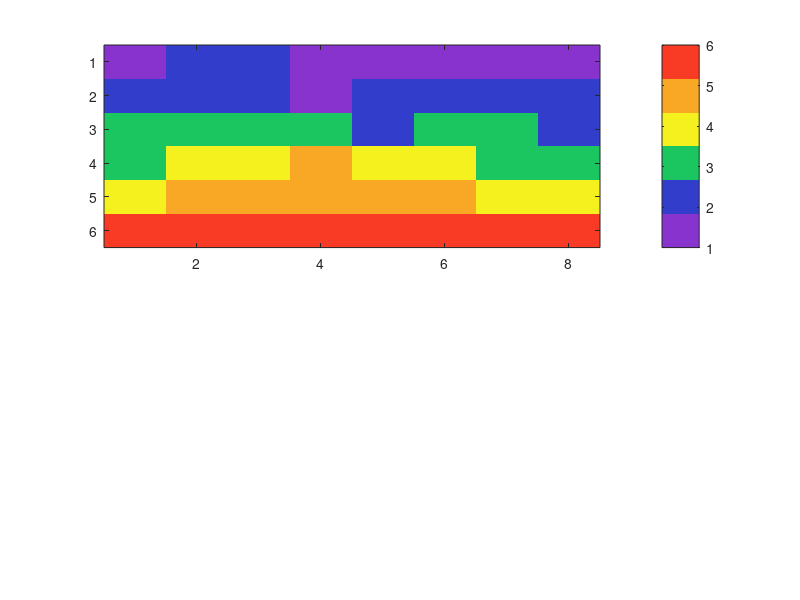

Source code (MATLAB): (Note: this script raises an error after producing the figure.)
data = [1 2 2 1 1 1 1 1; 2 2 2 1 2 2 2 2; 3 3 3 3 2 3 3 2; 3 4 4 5 4 4 3 3; 4 5 5 5 5 5 4 4; 6 6 6 6 6 6 6 6];
%http://stackoverflow.com/questions/3942892/how-do-i-visualize-a-matrix-with-colors-and-values-displayed
fig = figure;
handle1 = subplot(2, 1, 1);
imagesc(data);   

% purple 136, 51, 206
% blue 51, 61, 204
% green 27, 198, 96
% yellow 244, 241, 31
% orange 249, 168, 37
% red 249, 58, 36

cmap = zeros(6 , 3);
cmap(1, :) = [136, 51, 206]./255;
cmap(2, :) = [51, 61, 204]./255;
cmap(3, :) = [27, 198, 96]./255;
cmap(4, :) = [244, 241, 31]./255;
cmap(5, :) = [249, 168, 37]./255;
cmap(6, :) = [249, 58, 36]./255;

colormap(cmap)
colorbar('Ticks',[1.416, 2.25, 3.083, 3.917, 4.75, 5.583],'YTickLabel', {'1', '2', '3', '4', '5', '6'})
set(gca,'FontName','Times New Roman','FontSize',10);


textStrings = num2str(data(:),'%i');  %# Create strings from the matrix values
textStrings = strtrim(cellstr(textStrings));  %# Remove any space padding
[x, y] = meshgrid(1:8, 1:6); 
hStrings = text(x(:),y(:),textStrings(:), 'HorizontalAlignment','center', 'FontName','Times New Roman','FontSize',10); %# Plot the strings
midValue = mean(get(gca,'CLim'));  %# Get the middle value of the color range

%set(gca,'XTick',1:8, 'YTick',0.1:0.1:0.6, 'TickLength',[0 0]);
xlabel('Time \it{t}');
ylabel('Proximity parameter \epsilon');
yticklabels(fliplr([0:0.1:0.5]));

data = flipud(data);

handle2 = subplot(2, 1, 2);
y = 1:6;
x = 0:7;

%so the deal is that you don't have any blocks with value 6,
%so you don't want the b=6 contour and you want to color all
%the other appropriately
%also, the color map is the opposite to the way you would expect it
%to be - it counts from the bottom, i.e. the purple entry is 1 in the 
%matrix, etc.

%redefining colormap since it has one fewer color than the above
cmap = zeros(4 , 3);
%cmap(1, :) = [136, 51, 206]./255;
cmap(1, :) = [51, 61, 204]./255;
cmap(2, :) = [27, 198, 96]./255;
cmap(3, :) = [244, 241, 31]./255;
cmap(4, :) = [249, 168, 37]./255;
cmap(5, :) = [249, 58, 36]./255;

colormap(handle2, cmap)


contours = [2, 3, 4, 5, 6];
[C, h] = contour(x, y, data, contours, 'ShowText', 'on');
clabel(C, h, 'FontName','Times New Roman','FontSize',10)
axis([0 7 0 6])
box on;
xlabel('Time \it{t}');
ylabel('Proximity parameter \epsilon');
set(gca,'YTick',.5:1:6);
yticklabels(0:0.1:0.5);
set(gca,'XTick',0:1:8)
xticklabels(1:1:8);
colorbar('Ticks',[2.4, 3.2, 4, 4.8, 5.6],'YTickLabel', {'2', '3', '4', '5', '6'})
set(gca,'FontName','Times New Roman','FontSize',10);
write_fig_300_dpi(fig, 'Fig3');
